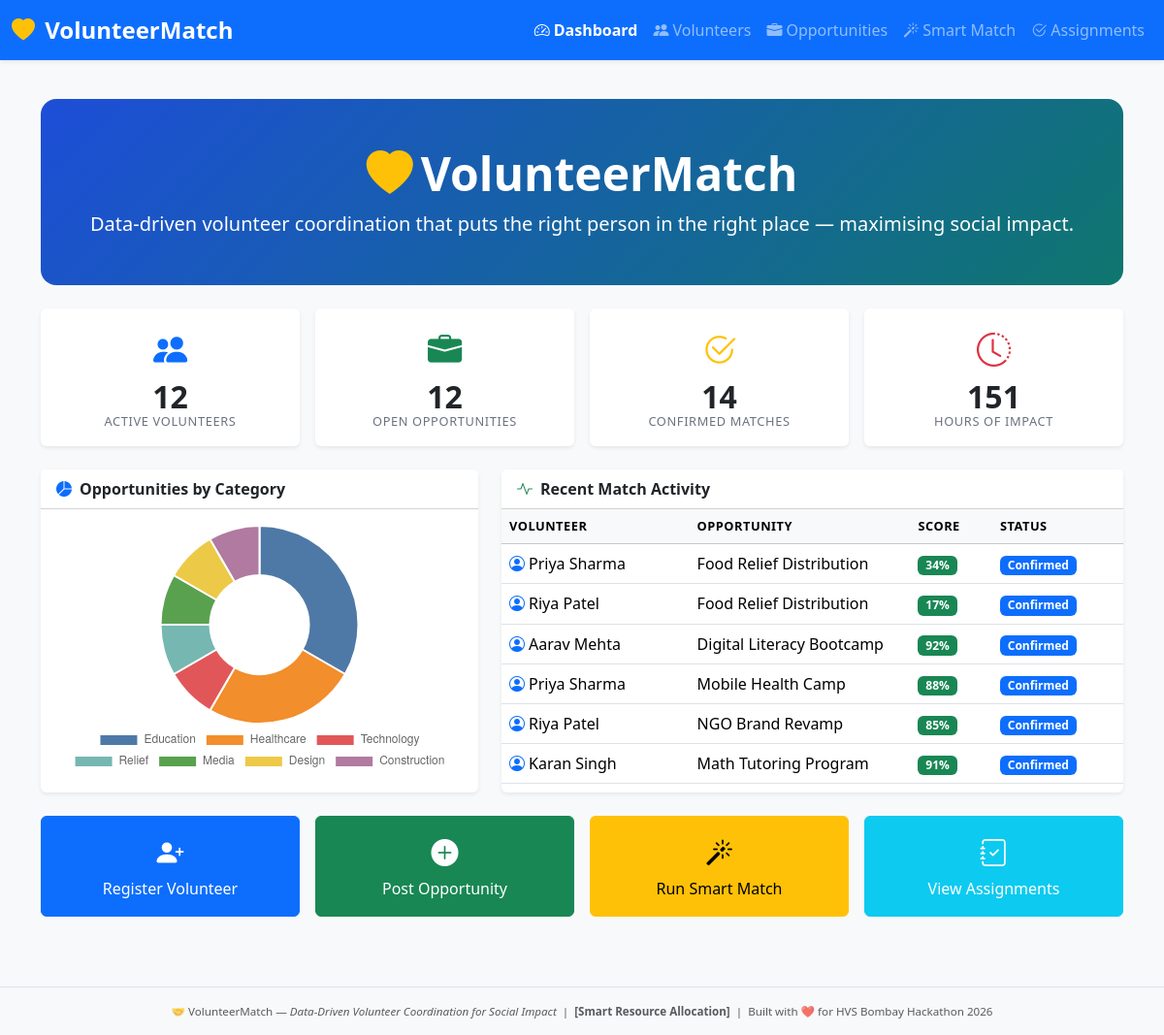
The page / on the database its author committed.
### tables this page shows
CREATE TABLE assignments (
            id              INTEGER PRIMARY KEY AUTOINCREMENT,
            volunteer_id    INTEGER NOT NULL REFERENCES volunteers(id),
            opportunity_id  INTEGER NOT NULL REFERENCES opportunities(id),
            match_score     REAL DEFAULT 0,
            status          TEXT DEFAULT 'pending',  -- pending/confirmed/completed/cancelled
            assigned_at     DATETIME DEFAULT CURRENT_TIMESTAMP,
            hours_logged    REAL DEFAULT 0,
            UNIQUE(volunteer_id, opportunity_id)
        );

CREATE TABLE volunteers (
            id          INTEGER PRIMARY KEY AUTOINCREMENT,
            name        TEXT NOT NULL,
            email       TEXT UNIQUE NOT NULL,
            phone       TEXT,
            city        TEXT NOT NULL,
            skills      TEXT NOT NULL,   -- comma-separated list
            availability TEXT NOT NULL,  -- JSON array of weekday names
            hours_week  INTEGER DEFAULT 5,
            bio         TEXT,
            joined_at   DATETIME DEFAULT CURRENT_TIMESTAMP,
            active      INTEGER DEFAULT 1
        );

CREATE TABLE opportunities (
            id           INTEGER PRIMARY KEY AUTOINCREMENT,
            title        TEXT NOT NULL,
            organization TEXT NOT NULL,
            city         TEXT NOT NULL,
            category     TEXT NOT NULL,
            description  TEXT,
            required_skills TEXT NOT NULL,  -- comma-separated
            schedule     TEXT NOT NULL,     -- JSON array of weekday names
            volunteers_needed INTEGER DEFAULT 1,
            start_date   TEXT,
            end_date     TEXT,
            created_at   DATETIME DEFAULT CURRENT_TIMESTAMP,
            active       INTEGER DEFAULT 1
        );

### app.py (the view)
@app.route("/")
def index():
    conn = get_db()
    total_vols   = conn.execute("SELECT COUNT(*) FROM volunteers WHERE active=1").fetchone()[0]
    total_opps   = conn.execute("SELECT COUNT(*) FROM opportunities WHERE active=1").fetchone()[0]
    total_assign = conn.execute("SELECT COUNT(*) FROM assignments WHERE status IN ('confirmed','completed')").fetchone()[0]
    total_hours  = conn.execute("SELECT COALESCE(SUM(hours_logged),0) FROM assignments").fetchone()[0]
    categories   = conn.execute(
        "SELECT category, COUNT(*) as cnt FROM opportunities WHERE active=1 GROUP BY category ORDER BY cnt DESC"
    ).fetchall()
    recent_matches = conn.execute("""
        SELECT a.id, v.name as vol_name, o.title as opp_title,
               a.match_score, a.status, a.assigned_at
        FROM assignments a
        JOIN volunteers v ON v.id = a.volunteer_id
        JOIN opportunities o ON o.id = a.opportunity_id
        ORDER BY a.assigned_at DESC LIMIT 6
    """).fetchall()
    conn.close()
    return render_template("index.html",
        total_vols=total_vols, total_opps=total_opps,
        total_assign=total_assign, total_hours=int(total_hours),
        categories=[dict(r) for r in categories],
        recent_matches=recent_matches)

### database.py (called while the page is built)
def get_db():
    conn = sqlite3.connect(DB_PATH)
    conn.row_factory = sqlite3.Row
    conn.execute("PRAGMA foreign_keys = ON")
    return conn

### templates/index.html (shortened to what this page needs)
{% extends "base.html" %}
{% block content %}
<div class="container py-4">
  <div class="hero-banner rounded-4 p-5 mb-4 text-white text-center">
    <h1 class="display-5 fw-bold mb-2">
      <i class="bi bi-heart-fill text-warning me-2"></i>VolunteerMatch
    </h1>
    <p class="lead mb-0">
      Data-driven volunteer coordination that puts the right person in the right place — maximising social impact.
    </p>
  </div>
  <div class="row g-3 mb-4">
    <div class="col-6 col-md-3">
      <div class="card kpi-card text-center border-0 shadow-sm h-100">
        <div class="card-body">
          <div class="kpi-icon text-primary"><i class="bi bi-people-fill"></i></div>
          <div class="kpi-value">{{ total_vols }}</div>
          <div class="kpi-label">Active Volunteers</div>
        </div>
      </div>
    </div>
    <div class="col-6 col-md-3">
      <div class="card kpi-card text-center border-0 shadow-sm h-100">
        <div class="card-body">
          <div class="kpi-icon text-success"><i class="bi bi-briefcase-fill"></i></div>
          <div class="kpi-value">{{ total_opps }}</div>
          <div class="kpi-label">Open Opportunities</div>
        </div>
      </div>
    </div>
    <div class="col-6 col-md-3">
      <div class="card kpi-card text-center border-0 shadow-sm h-100">
        <div class="card-body">
          <div class="kpi-icon text-warning"><i class="bi bi-check2-circle"></i></div>
          <div class="kpi-value">{{ total_assign }}</div>
          <div class="kpi-label">Confirmed Matches</div>
        </div>
      </div>
    </div>
    <div class="col-6 col-md-3">
      <div class="card kpi-card text-center border-0 shadow-sm h-100">
        <div class="card-body">
          <div class="kpi-icon text-danger"><i class="bi bi-clock-history"></i></div>
          <div class="kpi-value">{{ total_hours }}</div>
          <div class="kpi-label">Hours of Impact</div>
        </div>
      </div>
    </div>
  </div>
  <div class="row g-4 mb-4">
    <div class="col-md-5">
      <div class="card border-0 shadow-sm h-100">
        <div class="card-header bg-white fw-semibold">
          <i class="bi bi-pie-chart-fill text-primary me-2"></i>Opportunities by Category
        </div>
        <div class="card-body d-flex justify-content-center align-items-center">
          <canvas id="categoryChart" style="max-height:260px;"></canvas>
        </div>
      </div>
    </div>
    <div class="col-md-7">
      <div class="card border-0 shadow-sm h-100">
        <div class="card-header bg-white fw-semibold">
          <i class="bi bi-activity text-success me-2"></i>Recent Match Activity
        </div>
        <div class="card-body p-0">
          <div class="table-responsive">
            <table class="table table-hover mb-0 align-middle">
              <thead class="table-light">
                <tr>
                  <th>Volunteer</th><th>Opportunity</th>
                  <th>Score</th><th>Status</th>
                </tr>
              </thead>
              <tbody>
                {% for m in recent_matches %}
                <tr>
                  <td><i class="bi bi-person-circle text-primary me-1"></i>{{ m.vol_name }}</td>
                  <td class="text-truncate" style="max-width:160px">{{ m.opp_title }}</td>
                  <td>
                    <span class="badge bg-success">{{ (m.match_score*100)|int }}%</span>
                  </td>
                  <td>
                    {% set sc = m.status %}
                    <span class="badge
                      {% if sc == 'confirmed' %}bg-primary
                      {% elif sc == 'completed' %}bg-success
                      {% elif sc == 'cancelled' %}bg-danger
                      {% else %}bg-secondary{% endif %}">
                      {{ sc|capitalize }}
                    </span>
                  </td>
                </tr>
                {% endfor %}
              </tbody>
            </table>
          </div>
        </div>
      </div>
    </div>
  </div>
  <div class="row g-3">
    <div class="col-sm-6 col-md-3">
      <a href="/volunteers/add" class="btn btn-primary w-100 py-3">
        <i class="bi bi-person-plus-fill d-block fs-3 mb-1"></i>
        Register Volunteer
      </a>
    </div>
    <div class="col-sm-6 col-md-3">
      <a href="/opportunities/add" class="btn btn-success w-100 py-3">
        <i class="bi bi-plus-circle-fill d-block fs-3 mb-1"></i>
        Post Opportunity
      </a>
    </div>
    <div class="col-sm-6 col-md-3">
      <a href="/match" class="btn btn-warning w-100 py-3">
        <i class="bi bi-magic d-block fs-3 mb-1"></i>
        Run Smart Match
      </a>
    </div>
    <div class="col-sm-6 col-md-3">
      <a href="/assignments" class="btn btn-info w-100 py-3 text-white">
        <i class="bi bi-journal-check d-block fs-3 mb-1"></i>
        View Assignments
      </a>
    </div>
  </div>
</div>
{% endblock %}
{% block scripts %}
<script>
  const categories = {{ categories | tojson }};
  const labels  = categories.map(c => c.category);
  const values  = categories.map(c => c.cnt);
  const colors  = ["#4e79a7","#f28e2b","#e15759","#76b7b2","#59a14f","#edc948","#b07aa1","#ff9da7"];
  const ctx = document.getElementById("categoryChart").getContext("2d");
  new Chart(ctx, {
    type: "doughnut",
    data: { labels, datasets: [{ data: values, backgroundColor: colors, borderWidth: 2 }] },
    options: {
      responsive: true,
      plugins: { legend: { position: "bottom", labels: { font: { size: 12 } } } }
    }
  });
</script>
{% endblock %}

### templates/base.html (shortened to what this page needs)
<!DOCTYPE html>
<html lang="en">
<head>
  <link href="https://cdn.jsdelivr.net/npm/bootstrap@5.3.3/dist/css/bootstrap.min.css" rel="stylesheet"/>
  <link href="https://cdn.jsdelivr.net/npm/bootstrap-icons@1.11.3/font/bootstrap-icons.min.css" rel="stylesheet"/>
  <link href="{{ url_for('static', filename='css/style.css') }}" rel="stylesheet"/>
</head>
<body>
<nav class="navbar navbar-expand-lg navbar-dark bg-primary shadow-sm">
  <div class="container-fluid">
    <a class="navbar-brand fw-bold fs-4" href="/">
      <i class="bi bi-heart-fill me-1 text-warning"></i> VolunteerMatch
    </a>
    <div class="collapse navbar-collapse" id="navMenu">
      <ul class="navbar-nav ms-auto">
        <li class="nav-item">
          <a class="nav-link {% if request.endpoint == 'index' %}active{% endif %}" href="/">
            <i class="bi bi-speedometer2 me-1"></i>Dashboard
          </a>
        </li>
        <li class="nav-item">
          <a class="nav-link {% if 'volunteer' in request.endpoint %}active{% endif %}" href="/volunteers">
            <i class="bi bi-people-fill me-1"></i>Volunteers
          </a>
        </li>
        <li class="nav-item">
          <a class="nav-link {% if 'opportunit' in request.endpoint %}active{% endif %}" href="/opportunities">
            <i class="bi bi-briefcase-fill me-1"></i>Opportunities
          </a>
        </li>
        <li class="nav-item">
          <a class="nav-link {% if request.endpoint == 'match' %}active{% endif %}" href="/match">
            <i class="bi bi-magic me-1"></i>Smart Match
          </a>
        </li>
        <li class="nav-item">
          <a class="nav-link {% if request.endpoint == 'assignments' %}active{% endif %}" href="/assignments">
            <i class="bi bi-check2-circle me-1"></i>Assignments
          </a>
        </li>
      </ul>
    </div>
  </div>
</nav>
{% block content %}{% endblock %}
<footer class="footer mt-5 py-3 bg-light border-top">
  <div class="container text-center text-muted small">
    🤝 VolunteerMatch &mdash; <em>Data-Driven Volunteer Coordination for Social Impact</em> &nbsp;|&nbsp;
    <strong>[Smart Resource Allocation]</strong> &nbsp;|&nbsp; Built with ❤️ for HVS Bombay Hackathon 2026
  </div>
</footer>
{% block scripts %}{% endblock %}
</body>
</html>

### static/css/style.css (style rules this page uses)
:root { --vm-primary: #2563eb; --vm-success: #16a34a; --vm-warning: #d97706; }
body { background-color: #f8f9fb; font-family: 'Segoe UI', system-ui, -apple-system, sans-serif; }
.hero-banner { background: linear-gradient(135deg, #1d4ed8 0%, #0f766e 100%); }
.kpi-card { transition: transform .2s, box-shadow .2s; }
.kpi-icon { font-size: 2.2rem; margin-bottom: .4rem; }
.kpi-value { font-size: 2rem; font-weight: 700; line-height: 1; }
.kpi-label { font-size: .8rem; color: #6b7280; text-transform: uppercase; letter-spacing: .05em; }
.table > thead > tr > th { font-size: .8rem; letter-spacing: .04em; text-transform: uppercase; }
.navbar .nav-link.active { font-weight: 600; }
.footer { font-size: .83rem; }

### rows shown on the page
assignments: vol_name "Priya Sharma", opp_title "Food Relief Distribution", (m.match_score*100)|int "34", status "Confirmed"
assignments: vol_name "Riya Patel", opp_title "Food Relief Distribution", (m.match_score*100)|int "17", status "Confirmed"
assignments: vol_name "Aarav Mehta", opp_title "Digital Literacy Bootcamp", (m.match_score*100)|int "92", status "Confirmed"
assignments: vol_name "Priya Sharma", opp_title "Mobile Health Camp", (m.match_score*100)|int "88", status "Confirmed"
assignments: vol_name "Riya Patel", opp_title "NGO Brand Revamp", (m.match_score*100)|int "85", status "Confirmed"
assignments: vol_name "Karan Singh", opp_title "Math Tutoring Program", (m.match_score*100)|int "91", status "Confirmed"

### other values the page prints
{{ total_vols }} "12"
{{ total_opps }} "12"
{{ total_assign }} "14"
{{ total_hours }} "151"
